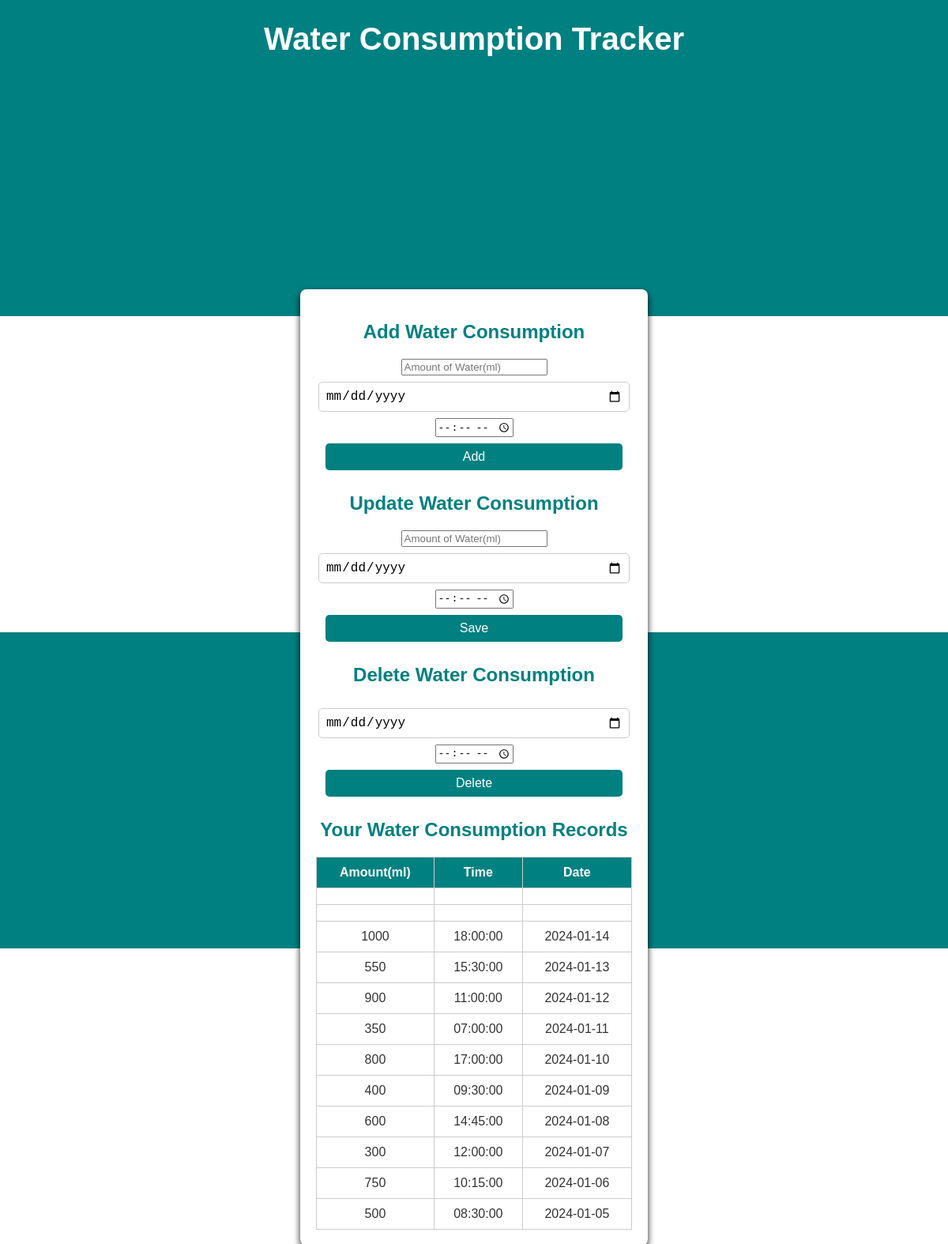
Page /phpAssignment-main/waterconsumption.php on the committed database.
### tables this page shows
CREATE TABLE `water_consumption` (
  `id` INT(11) NOT NULL AUTO_INCREMENT,
  `amount` INT(11) NOT NULL,
  `date` DATE NOT NULL,
  `time` TIME NOT NULL,
  PRIMARY KEY (`id`)
);

### phpAssignment-main/waterconsumption.php (the view, shortened to what this page needs)
<?php
$servername = "localhost";
$username = "root";
$password = "";
$dbname = "WaterTrackerDB";
$conn = new mysqli($servername, $username, $password, $dbname);
?>
<!DOCTYPE html>
<html lang="en">
<head>
</head>
<h1>Water Consumption Tracker</h1>
<body>
    <div class="container">
        <h2>Add Water Consumption</h2>
<form id="addForm" method="post">
    <input type="number" name="amount" placeholder="Amount of Water(ml)" required><br>
    <input type="date" name="date" placeholder="Date" required><br>
    <input type="time" name="time" placeholder="Time" required><br>
    <input type="submit" name="Add" value="Add">
</form>
<h2>Update Water Consumption</h2>
<form id="updateForm" method="post">
    <input type="number" name="amount" placeholder="Amount of Water(ml)" required><br>
    <input type="date" name="date" placeholder="Date" required><br>
    <input type="time" name="time" placeholder="Time" required><br>
    <input type="submit" name="Save" value="Save">
</form>
<h2>Delete Water Consumption</h2>
<form id="deleteForm" method="post">
    <input type="date" name="date" placeholder="Date" required><br>
    <input type="time" name="time" placeholder="Time" required><br>
    <input type="submit" name="delete" value="Delete">
</form>
        <h2>Your Water Consumption Records</h2>
    <table id="recordsTable">
        <tr>
            <th>Amount(ml)</th>
            <th>Time</th>
            <th>Date</th>
        </tr>
        <tr>
            <td></td>
            <td></td>
            <td></td>
        </tr>
        <tr>
            <td></td>
            <td></td>
            <td></td>
        </tr>
        <?php
            $sql = "SELECT * FROM water_consumption ORDER BY date DESC, time DESC";
            $result = $conn->query($sql);
            if ($result->num_rows > 0) {
                while ($row = $result->fetch_assoc()) {
                    echo "<tr>
                            <td>{$row['amount']}</td>
                            <td>{$row['time']}</td>
                            <td>{$row['date']}</td>
                          </tr>";
                }
            } else {
                echo "<tr><td colspan='3'>No records found</td></tr>";
            }
            ?>
</table>
</body>
</html>

### phpAssignment-main/waterconsumption.php (style rules this page uses)
body { margin: 0; padding: 0; font-family: Arial, sans-serif; background: linear-gradient(to bottom, teal 50%, white 50%); display: flex; justify-content: center; align-items: flex-start; min-height: 100vh; color: #333; }
.container { width: 400px; background-color: white; padding: 20px; border-radius: 8px; box-shadow: 0 4px 8px rgba(0, 0, 0, 0.881); margin: 20px; text-align: center; position:absolute; top:22%; }
h1 { color:white; font-family: Arial, Helvetica, sans-serif; font-size:40px; }
h2 { color: teal; }
form { margin-bottom: 20px; }
input[type="text"], input[type="date"], input[type="submit"] { width: calc(100% - 24px); padding: 8px; margin: 8px 0; border: 1px solid #ccc; border-radius: 5px; font-size: 16px; }
input[type="submit"] { background-color: teal; color: white; cursor: pointer; border: none; }
table { width: 100%; border-collapse: collapse; margin-top: 10px; }
th, td { padding: 10px; border: 1px solid #ccc; text-align: center; }
th { background-color: teal; color: white; }

### rows in the picture
water_consumption: amount "1000", time "18:00:00", date "2024-01-14"
water_consumption: amount "550", time "15:30:00", date "2024-01-13"
water_consumption: amount "900", time "11:00:00", date "2024-01-12"
water_consumption: amount "350", time "07:00:00", date "2024-01-11"
water_consumption: amount "800", time "17:00:00", date "2024-01-10"
water_consumption: amount "400", time "09:30:00", date "2024-01-09"
water_consumption: amount "600", time "14:45:00", date "2024-01-08"
water_consumption: amount "300", time "12:00:00", date "2024-01-07"
water_consumption: amount "750", time "10:15:00", date "2024-01-06"
water_consumption: amount "500", time "08:30:00", date "2024-01-05"
